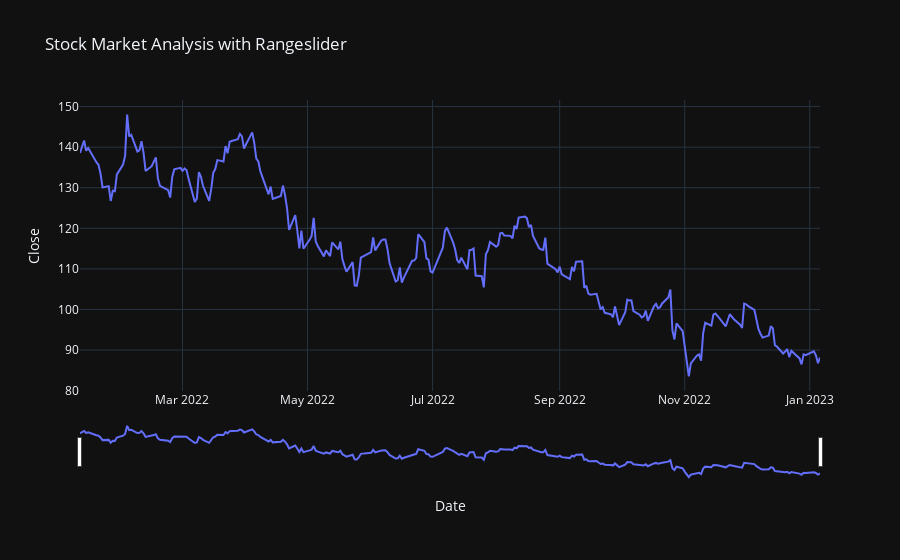

The cell this chart's notebook holds for it:
### Markdown cell above
## Google stock data as a line chart with a range slider

### Code cell
figure = px.line(data, x='Date', y='Close',
                 title='Stock Market Analysis with Rangeslider')
figure.update_xaxes(rangeslider_visible=True)
figure.show()

### Figure 1 — Plotly figure (JSON) as saved in the notebook; plotly's stock layout.template omitted (floating-point values rounded to 4 significant figures; data arrays with more than 128 entries replaced by an {"elided": "..."} marker saying what was removed)
{"data": [{"hovertemplate": "Date=%{x}<br>Close=%{y}<extra></extra>", "legendgroup": "", "line": {"color": "#636efa", "dash": "solid"}, "marker": {"symbol": "circle"}, "mode": "lines", "name": "", "orientation": "v", "showlegend": false, "x": {"elided": "250 str values"}, "xaxis": "x", "y": {"elided": "250 float values"}, "yaxis": "y", "type": "scatter"}], "layout": {"xaxis": {"anchor": "y", "domain": [0.0, 1.0], "title": {"text": "Date"}, "rangeslider": {"visible": true}}, "yaxis": {"anchor": "x", "domain": [0.0, 1.0], "title": {"text": "Close"}}, "legend": {"tracegroupgap": 0}, "title": {"text": "Stock Market Analysis with Rangeslider"}}}
